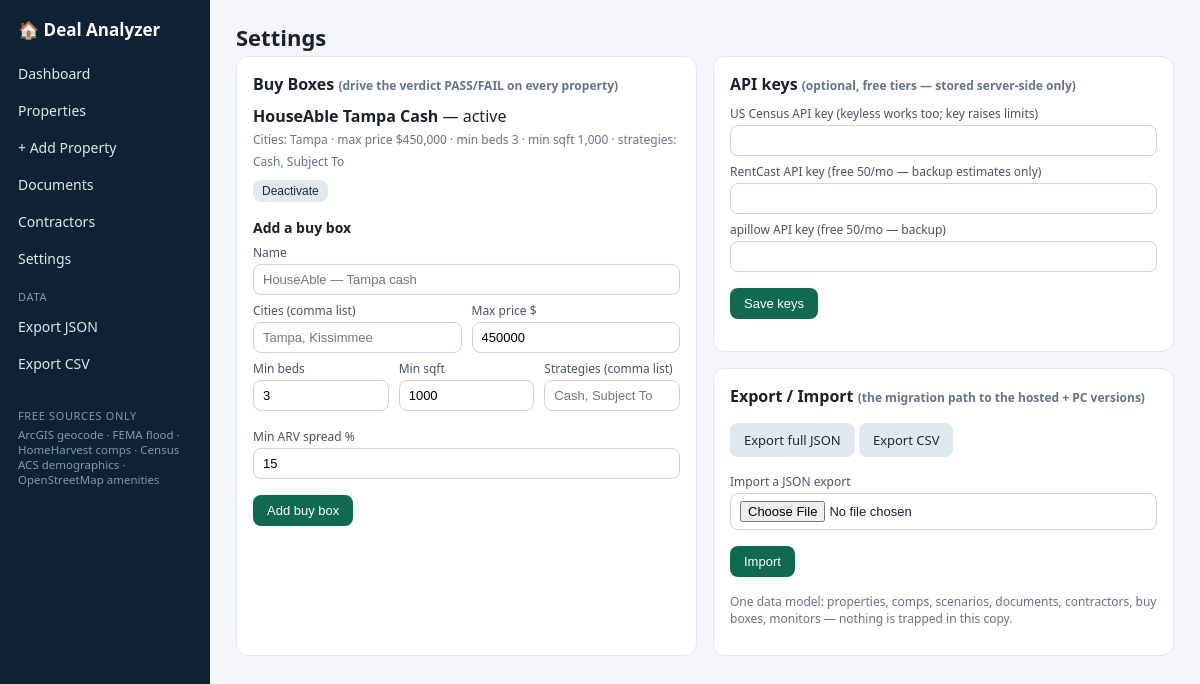
The page /settings on the database its author committed.
### tables this page shows
CREATE TABLE buy_boxes(id INTEGER PRIMARY KEY, name TEXT, cities TEXT, max_price REAL,
 min_beds REAL, min_sqft REAL, strategies TEXT, min_arv_spread_pct REAL, active INTEGER DEFAULT 1);

### app.py (the view, shortened to what this page needs)
@app.route("/settings", methods=["GET", "POST"])
def settings_page():
    return render_template("settings.html", boxes=all_boxes(),
                           census_key=get_setting("census_key"), rentcast_key=get_setting("rentcast_key"),
                           apillow_key=get_setting("apillow_key"))

### app.py (called while the page is built)
def db():
    if "db" not in g:
        g.db = sqlite3.connect(DB_PATH, timeout=30)
        g.db.row_factory = sqlite3.Row
        g.db.execute("PRAGMA foreign_keys=ON")
        g.db.execute("PRAGMA journal_mode=WAL")
    return g.db

@app.teardown_appcontext
def _close(_e):
    d = g.pop("db", None)
    if d: d.close()

def get_setting(k, default=""):
    row = db().execute("SELECT value FROM settings WHERE key=?", (k,)).fetchone()
    return row["value"] if row else default

def all_boxes():
    return db().execute("SELECT * FROM buy_boxes ORDER BY id").fetchall()

@app.template_filter("money")
def money(v):
    return "Not found" if v is None else f"${v:,.0f}"

@app.template_filter("num")
def numf(v, dec=0):
    return "—" if v is None else f"{v:,.{dec}f}"

### templates/settings.html
{% extends "base.html" %}{% block body %}
<h1>Settings</h1>
<div class="grid2"><div class="card"><h2>Buy Boxes <span class="small muted">(drive the verdict PASS/FAIL on every property)</span></h2>
{% for b in boxes %}<p style="margin:7px 0"><b>{{ b.name }}</b> — {{ 'active' if b.active else 'off' }}<br>
<span class="small muted">Cities: {{ b.cities or 'any' }} · max price {{ b.max_price|money }} · min beds {{ b.min_beds|num }} · min sqft {{ b.min_sqft|num }} · strategies: {{ b.strategies or 'any' }}</span>
<form method="post" action="{{ url_for('bb_toggle', bid=b.id) }}" style="display:inline"><button class="btn sm sec">{{ 'Deactivate' if b.active else 'Activate' }}</button></form></p>
{% else %}<p class="muted">No buy boxes yet — add your first one.</p>{% endfor %}
<h3>Add a buy box</h3><form method="post">
<label>Name</label><input name="bb_name" placeholder="HouseAble — Tampa cash" required>
<div class="rowflex"><div><label>Cities (comma list)</label><input name="bb_cities" placeholder="Tampa, Kissimmee"></div>
<div><label>Max price $</label><input name="bb_max_price" value="450000"></div></div>
<div class="rowflex"><div><label>Min beds</label><input name="bb_min_beds" value="3"></div>
<div><label>Min sqft</label><input name="bb_min_sqft" value="1000"></div>
<div><label>Strategies (comma list)</label><input name="bb_strategies" placeholder="Cash, Subject To"></div>
<div><label>Min ARV spread %</label><input name="bb_spread" value="15"></div></div>
<p><button class="btn">Add buy box</button></p></form></div>
<div><div class="card"><h2>API keys <span class="small muted">(optional, free tiers — stored server-side only)</span></h2>
<form method="post"><label>US Census API key (keyless works too; key raises limits)</label><input name="census_key" value="{{ census_key }}">
<label>RentCast API key (free 50/mo — backup estimates only)</label><input name="rentcast_key" value="{{ rentcast_key }}">
<label>apillow API key (free 50/mo — backup)</label><input name="apillow_key" value="{{ apillow_key }}">
<p><button class="btn">Save keys</button></p></form></div>
<div class="card"><h2>Export / Import <span class="small muted">(the migration path to the hosted + PC versions)</span></h2>
<p><a class="btn sec" href="{{ url_for('export_json') }}">Export full JSON</a> <a class="btn sec" href="{{ url_for('export_csv') }}">Export CSV</a></p>
<form method="post" enctype="multipart/form-data" action="{{ url_for('import_json') }}">
<label>Import a JSON export</label><input type="file" name="file" accept=".json">
<p><button class="btn">Import</button></p></form>
<p class="small muted">One data model: properties, comps, scenarios, documents, contractors, buy boxes, monitors — nothing is trapped in this copy.</p></div></div></div>
{% endblock %}

### static/style.css (style rules this page uses)
:root { --bg:#f4f6f9;--card:#fff;--ink:#17222e;--muted:#64748b;--line:#e2e8f0;--accent:#0e6b4f;--accent2:#2563eb; --green:#16a34a;--yellow:#d97706;--red:#dc2626;--gray:#94a3b8 }
* { box-sizing:border-box }
body { margin:0;font-family:system-ui,-apple-system,"Segoe UI",Roboto,sans-serif;background:var(--bg);color:var(--ink) }
a { color:var(--accent2);text-decoration:none }
h1 { font-size:22px;margin:0 0 4px }
h2 { font-size:16px;margin:0 0 10px }
h3 { font-size:14px;margin:14px 0 6px }
.muted { color:var(--muted);font-size:13px }
.small { font-size:12px }
.card { background:var(--card);border:1px solid var(--line);border-radius:12px;padding:16px;margin-bottom:16px }
.grid2 { display:grid;grid-template-columns:1fr 1fr;gap:16px }
input,select,textarea { padding:7px 9px;border:1px solid #cbd5e1;border-radius:8px;font-size:13px;width:100% }
label { font-size:12px;color:#475569;display:block;margin:7px 0 3px }
.btn { background:var(--accent);color:#fff;border:0;padding:8px 14px;border-radius:8px;font-size:13px;cursor:pointer;display:inline-block }
.btn.sec { background:#e2e8f0;color:#1e293b }
.btn.sm { padding:4px 9px;font-size:12px }
.rowflex { display:flex;gap:10px;flex-wrap:wrap;align-items:end }
.rowflex>div { flex:1;min-width:130px }

### rows shown on the page
buy_boxes: name "HouseAble Tampa Cash", active "active", cities "Tampa", max_price "$450,000", min_beds|num "3", min_sqft|num "1,000", strategies "Cash, Subject To", active "Deactivate"
